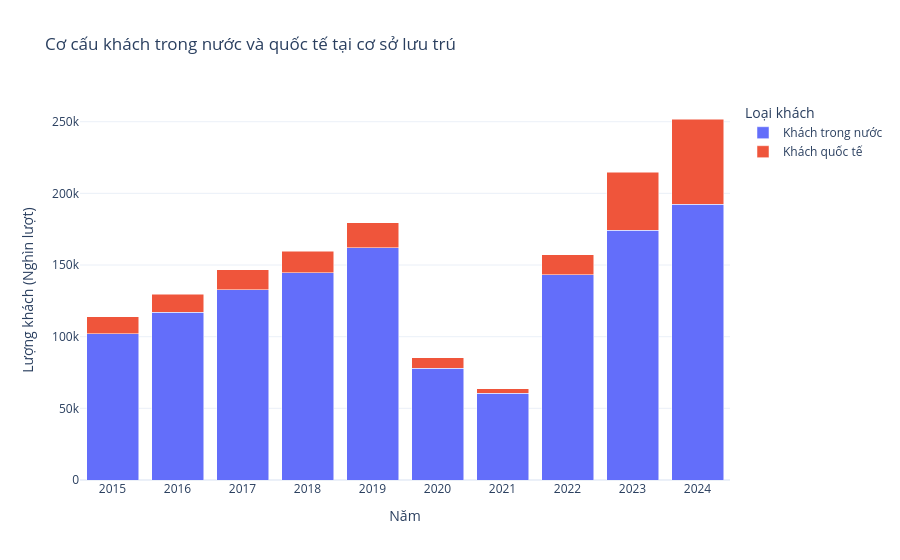

Source (notebook cell):
### Markdown cell above
## 3.3. Pie Chart – Cơ cấu khách trong nước và quốc tế năm 2024

**Mục tiêu:** Phân tích tỷ trọng khách trong nước và khách quốc tế tại các cơ sở lưu trú trong năm 2024.

### Code cell
# =========================================================
# BIỂU ĐỒ 3 - STACKED BAR CHART
# =========================================================

stack_cols = [
    "Khách trong nước - cơ sở lưu trú (Nghìn lượt)",
    "Khách quốc tế - cơ sở lưu trú (Nghìn lượt)"
]

stack_df = df_nam[["Năm"] + stack_cols].copy()

stack_long = stack_df.melt(
    id_vars="Năm",
    value_vars=stack_cols,
    var_name="Loại khách",
    value_name="Lượng khách (Nghìn lượt)"
)

stack_long["Loại khách"] = stack_long["Loại khách"].replace({
    "Khách trong nước - cơ sở lưu trú (Nghìn lượt)": "Khách trong nước",
    "Khách quốc tế - cơ sở lưu trú (Nghìn lượt)": "Khách quốc tế"
})

fig3 = px.bar(
    stack_long,
    x="Năm",
    y="Lượng khách (Nghìn lượt)",
    color="Loại khách",
    barmode="stack",
    title="Cơ cấu khách trong nước và quốc tế tại cơ sở lưu trú",
    labels={
        "Năm": "Năm",
        "Lượng khách (Nghìn lượt)": "Lượng khách (Nghìn lượt)",
        "Loại khách": "Loại khách"
    }
)

fig3.update_layout(
    xaxis_title="Năm",
    yaxis_title="Lượng khách (Nghìn lượt)",
    legend_title="Loại khách",
    template="plotly_white"
)

fig3.update_xaxes(dtick=1)

file_fig3 = FIGURES / "03_co_cau_khach.png"
fig3.write_image(file_fig3, scale=2)

fig3.show()
print(f"Đã lưu: {file_fig3.resolve()}")

### Figure 1 — Plotly figure (JSON) as saved in the notebook; plotly's stock layout.template omitted (floating-point values rounded to 4 significant figures)
{"data": [{"hovertemplate": "Loại khách=Khách trong nước<br>Năm=%{x}<br>Lượng khách (Nghìn lượt)=%{y}<extra></extra>", "legendgroup": "Khách trong nước", "marker": {"color": "#636efa", "pattern": {"shape": ""}}, "name": "Khách trong nước", "orientation": "v", "showlegend": true, "textposition": "auto", "type": "bar", "x": [2015, 2016, 2017, 2018, 2019, 2020, 2021, 2022, 2023, 2024], "xaxis": "x", "y": [102200.0, 117000.0, 132800.0, 144700.0, 162000.0, 78080.0, 60450.0, 143100.0, 174400.0, 192300.0], "yaxis": "y"}, {"hovertemplate": "Loại khách=Khách quốc tế<br>Năm=%{x}<br>Lượng khách (Nghìn lượt)=%{y}<extra></extra>", "legendgroup": "Khách quốc tế", "marker": {"color": "#EF553B", "pattern": {"shape": ""}}, "name": "Khách quốc tế", "orientation": "v", "showlegend": true, "textposition": "auto", "type": "bar", "x": [2015, 2016, 2017, 2018, 2019, 2020, 2021, 2022, 2023, 2024], "xaxis": "x", "y": [11810.0, 12700.0, 13750.0, 14960.0, 17320.0, 7214.0, 3149.0, 14060.0, 40410.0, 59620.0], "yaxis": "y"}], "layout": {"barmode": "stack", "legend": {"title": {"text": "Loại khách"}, "tracegroupgap": 0}, "title": {"text": "Cơ cấu khách trong nước và quốc tế tại cơ sở lưu trú"}, "xaxis": {"anchor": "y", "domain": [0, 1], "dtick": 1, "title": {"text": "Năm"}}, "yaxis": {"anchor": "x", "domain": [0, 1], "title": {"text": "Lượng khách (Nghìn lượt)"}}}}
